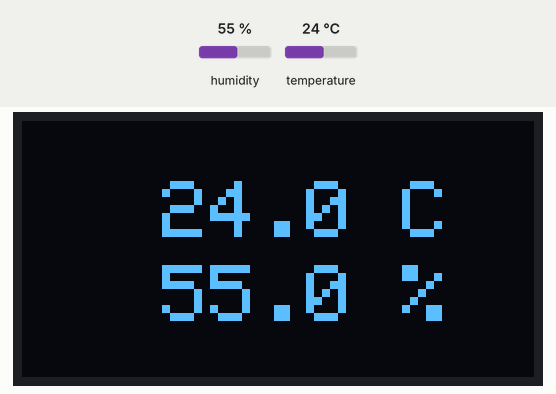
Simulated run of this program. Board: ESP32. Shown: 128×64 one-colour display. Inputs (shaded band) come from the test bench; at power-on: humidity 55 %, temperature 24 °C.

Above: at 5.9 s.
6.0 s: humidity set to 22 %
At 11.6 s:
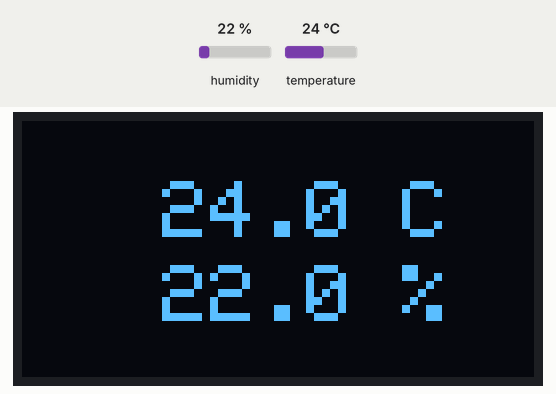
12.0 s: temperature set to 12 °C
At 16.0 s:
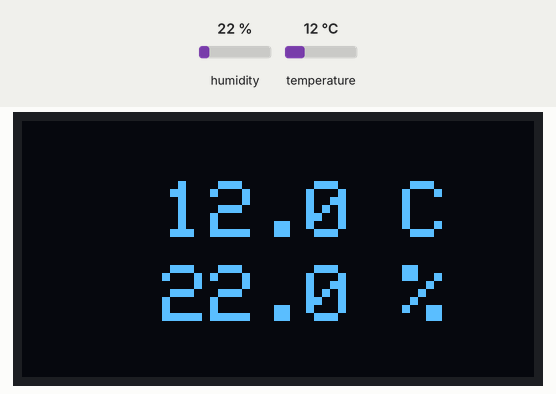
18.0 s: humidity set to 40 %
At 21.6 s:
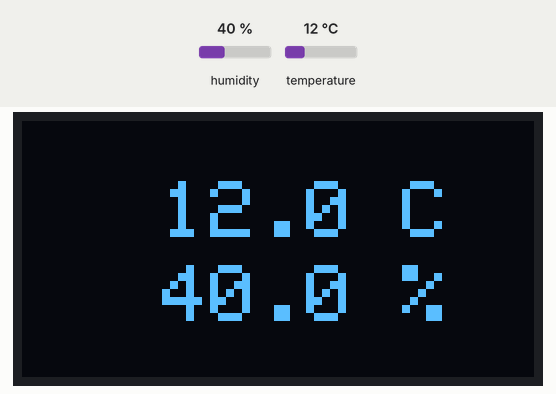
24.0 s: temperature set to 19 °C
At 26.0 s:
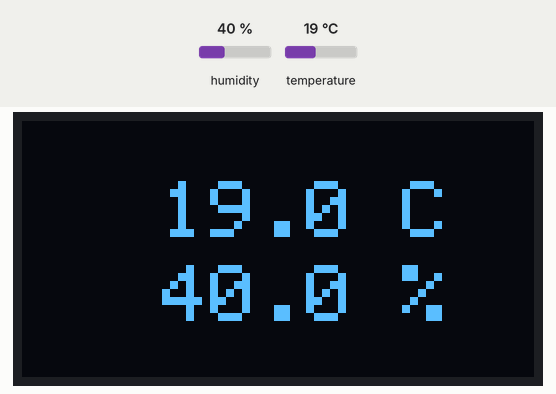
Timing chart, 0 to 27.5 s (numbered marks = the images above; inputs shaded):
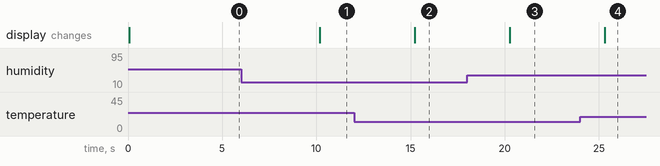

Measured:
- after the input at 6.0 s, the display: changes after 4.2 s (image 1)
- after the input at 12.0 s, the display: changes after 3.2 s (image 2)
- after the input at 18.0 s, the display: changes after 2.3 s (image 3)
- after the input at 24.0 s, the display: changes after 1.3 s (image 4)

The program:

main.cpp
```cpp
#include <Arduino.h>
#include <SPI.h> // not required for I2C programs but necessary for compiling code
#include <Wire.h>
#include <Adafruit_GFX.h>
#include <Adafruit_SSD1306.h>
#include <DHT.h>

#define SCREEN_WIDTH 128
#define SCREEN_HEIGHT 64
#define OLED_RESET -1
#define SCREEN_ADDRESS 0X3C

#define DHT_PIN 18
#define DHT_TYPE DHT11

// Creating the display object
Adafruit_SSD1306 display(SCREEN_WIDTH, SCREEN_HEIGHT, &Wire, OLED_RESET);

DHT dht(DHT_PIN, DHT_TYPE);

void setup(){
  Serial.begin(9600);

  dht.begin();

  // Initializing the display object
  if(!display.begin(SSD1306_SWITCHCAPVCC, SCREEN_ADDRESS)){
    Serial.println(F("Display failed to initialize"));
    for(;;)
      ;
  }
}

void loop(){

  useDHT();
}

void useDHT(){
  float temp = dht.readTemperature();
  float humid = dht.readHumidity();
  display.clearDisplay();
  display.setTextColor(WHITE);
  display.setTextSize(2);
  display.setCursor(35,15);
  display.print(temp, 1); display.println(" C");
  display.setCursor(35,36);
  display.print(humid, 1); display.println(" %");
  display.display();
  delay(5000);
}
```
